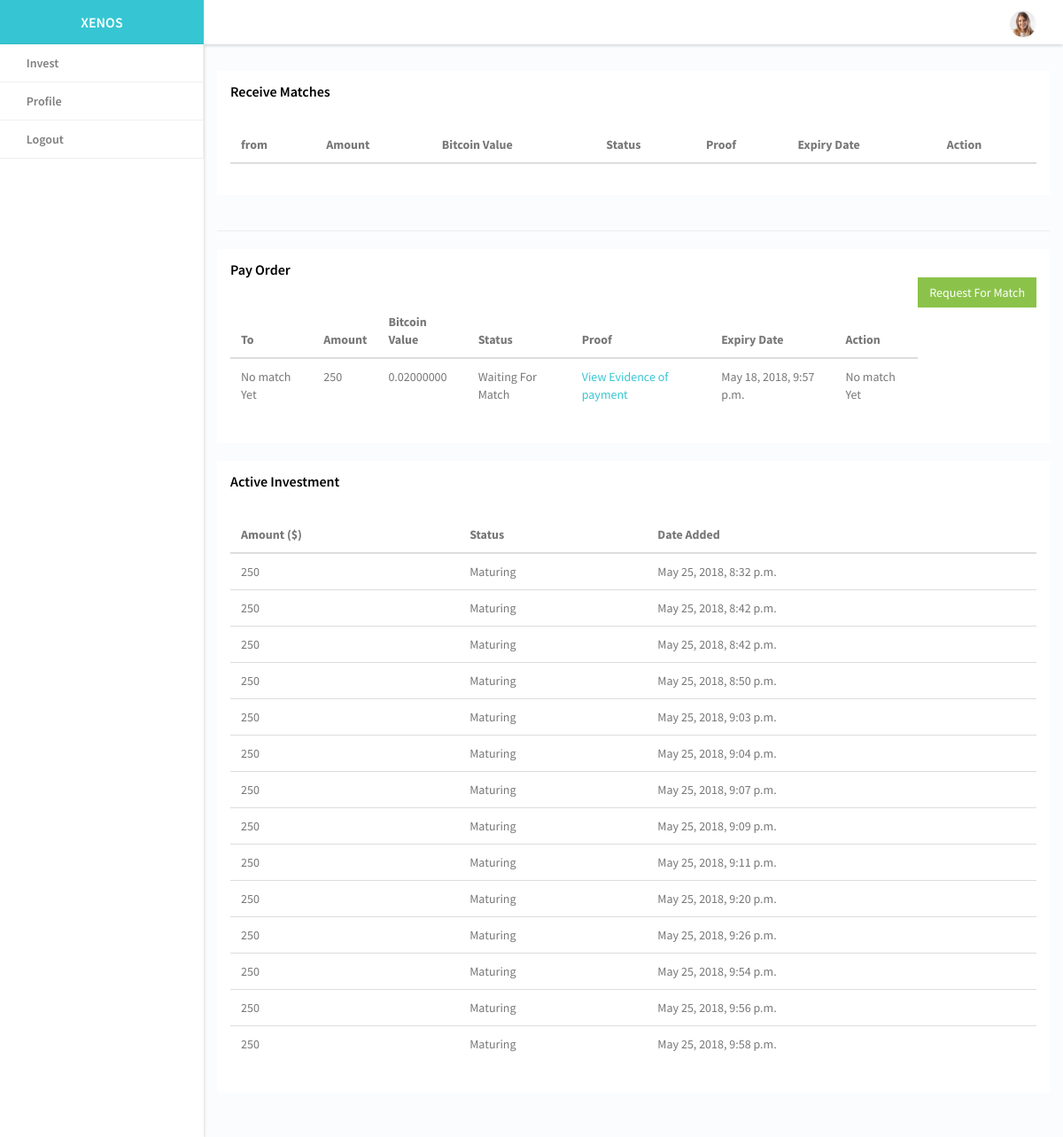
The app's page /office/ (signed in) with its own data.
### dashboard/models.py (models this page shows, shortened)
class Match(models.Model):
    payer=models.ForeignKey(User, on_delete=models.CASCADE, null=True, related_name='payer', blank=True)
    investment=models.ForeignKey(Investment, on_delete=models.CASCADE, related_name='investment', null=True, blank=True)
    plan=models.ForeignKey(Plan, on_delete=models.CASCADE, null=True, blank=True)
    receiver=models.ForeignKey(User, on_delete=models.CASCADE, null=True, related_name='receiver', blank=True)
    bitcoin_value=models.DecimalField(decimal_places=8,max_digits=70, null=True, blank=True)
    status=models.CharField(max_length=200,default='Waiting For Match', choices=(('Expired','Expired'),
                                                     ('Completed' , 'Completed'),
                                                     ('Waiting For Match','Waiting For Match'),
                                                     ('Waiting For Payment','Waiting For Payment')))
    time_matched=models.DateTimeField(null=True, blank=True)
    time_completed=models.DateTimeField(null=True, blank=True)
    expiry_date=models.DateTimeField(default=timezone.now(), null=True, blank=True)
    grace=models.BooleanField(default=True)
    created_date=models.DateTimeField(null=True, auto_now_add=True, blank=True)
    pay=models.ForeignKey(Payment, on_delete=models.CASCADE, null=True, blank=True)

class Plan(models.Model):
    name=models.CharField(max_length=200)
    amount=models.IntegerField(default=250)
    day_length=models.IntegerField()

class Investment(models.Model):
    day_started=models.DateTimeField(auto_now_add=True)
    plan=models.ForeignKey(Plan, on_delete=models.CASCADE)
    owner=models.ForeignKey(User, null=True, on_delete=models.CASCADE)
    maturity_date=models.DateTimeField(null=True)
    status=models.CharField(max_length=200, default='Maturing')
    completed_date=models.DateTimeField(null=True)

### dashboard/views.py (the view)
# urls.py: path('', views.MatchView.as_view(), name='match'),
class MatchView(LoginRequiredMixin, View):
    template_name='remiel_admin/match.html'
    def get(self, request, *args, **kwargs):
       active_receive_matches=Match.objects.filter(receiver=request.user).exclude(status='Completed')
       old_receive_matches=Match.objects.filter(receiver=request.user).filter(status='Completed')[:10]
       active_pay_matches=Match.objects.filter(payer=request.user).exclude(status='Completed')
       old_pay_matches=Match.objects.filter(payer=request.user).filter(status='Completed')[:10]
       active_inv=Investment.objects.exclude(status='Complete').filter(owner=request.user)
       context={'arm':active_receive_matches, 'orm':old_receive_matches,
                'apm':active_pay_matches,'opm':old_pay_matches,
                'ainv':active_inv
                }
       return render(request, self.template_name, context)

### dashboard/templates/remiel_admin/match.html (shortened to what this page needs)
{% extends 'remiel_admin/base.html' %}
{% block content %}
                    <div class="container">
                            <div class="row">
                                <div class="col-md-12">
                                     <div class="panel">
                                    <header class="panel-heading">
                                        <h2 class="panel-title">Receive Matches</h2>
                                    </header>
                                    <div class="panel-body">
                                      <div class="table-responsive">
                                <table class="table table-hover">
                                    <thead>
                                        <tr>
                                            <th>from</th>
                                            <th>Amount</th>
                                            <th>Bitcoin Value</th>
                                            <th>Status</th>
                                            <th>Proof</th>
                                            <th>Expiry Date</th>
                                            <th>Action</th>
                                        </tr>
                                    </thead>
                                   </table>
                                </div>
                            </div>
                        </div>
                    </div>
                </div>
                 <hr>
                  <div class="row">
                                <div class="col-md-12">
                                     <div class="panel">
                                    <header class="panel-heading">
                                        <h2 class="panel-title">Pay Order</h2>
                                        <a href="{% url 'dash:request_match'%}" class="btn btn-success pull-right">Request For Match </a>
                                    </header>
                                    <div class="panel-body">
                                      <div class="table-responsive">
                                <table class="table table-hover">
                                    <thead>
                                        <tr>
                                            <th>To</th>
                                            <th>Amount</th>
                                            <th>Bitcoin Value</th>
                                            <th>Status</th>
                                            <th>Proof</th>
                                            <th>Expiry Date</th>
                                            <th>Action</th>
                                        </tr>
                                    </thead>
                                    <tbody>
                                        {% for match in apm %}
											<tr>
                                             {% if match.status == 'Waiting For Match' %}<td>No match Yet</td>{% else %}  <td><a data-url="{% url 'dash:ajax_user' match.receiver.pk%}" class="js_modal" href="#">{{match.receiver.username}}</a></td>{% endif %}
											  <td>{{match.plan.amount}}</td>
											  <td>{{match.bitcoin_value|floatformat:8}}</td>
											  <td>{{match.status}}</td>
                                                <td ><a href="#" data-url="{% url 'dash:ajax_evidence'%}?match_id={{match.pk}}"  class="js_modal" match_id="{{match.id}}">View Evidence of payment</a></td>
											  <td>{{match.expiry_date}}</td>
                                               {% if match.status == 'Waiting For Match' %}<td>No match Yet</td>{% else %}  <td><a  class=" btn btn-primary"  href="{% url 'dash:upload_evidence' match.pk %}">Upload Evident</a>{% endif %}
                                            </tr>
											{% endfor %}
                                    </tbody>
                                   </table>
                                </div>
                            </div>
                        </div>
                    </div>
                </div>
                <div class="row">
                                <div class="col-md-12">
                                     <div class="panel">
                                    <header class="panel-heading">
                                        <h2 class="panel-title">Active Investment</h2>
                                    </header>
                                    <div class="panel-body">
                                      <div class="table-responsive">
                                <table class="table table-hover">
                                    <thead>
                                        <tr>
                                            <th>Amount ($)</th>
                                            <th>Status</th>
                                            <th>Date Added</th>
                                        </tr>
                                    </thead>
                                    <tbody>
                                        {% for inv in ainv %}
											<tr>
                                              <td>{{inv.plan.amount}}</td>
											  <td>{{inv.status}}</td>
                                              <td>{{inv.maturity_date}}</td>
                                            </tr>
											{% endfor %}
                                    </tbody>
                                   </table>
                                </div>
                            </div>
                        </div>
                    </div>
                </div>
                        </div>
	    </div>
	    </div>
                    {% endblock %}

### dashboard/templates/remiel_admin/base.html (shortened to what this page needs)
{% load static %}
<!DOCTYPE html>
<html lang="en">
<head>
        <link href="{% static 'assets/plugins/bootstrap/css/bootstrap.min.css' %} " rel="stylesheet">
        <link href="{% static 'assets/plugins/hoe-nav/hoe.css' %}" rel="stylesheet ">
        <link href="{% static 'assets/plugins/ionicons/css/ionicons.min.css' %}" rel="stylesheet">
        <link href="{% static 'assets/plugins/font-awesome/css/font-awesome.min.css' %}" rel="stylesheet">
        <link href="{% static 'assets/css/style.css'%} " rel="stylesheet">
        <link href="{% static 'assets/plugins/dropzone/dropzone.css' %} " rel="stylesheet">
    </head>
    <body hoe-navigation-type="vertical" hoe-nav-placement="left" theme-layout="wide-layout">
        <div id="hoeapp-wrapper" class="hoe-hide-lpanel" hoe-device-type="desktop">
            <header id="hoe-header" hoe-lpanel-effect="shrink">
                <div class="hoe-left-header">
                    <a href="/"> X<span>ENOS</span></a>
                </div>
                <div class="hoe-right-header" hoe-position-type="relative">
                    <ul class="right-navbar navbar-right">
                        <li class="dropdown">
                            <a href="#" data-toggle="dropdown" class="dropdown-toggle"><img src="assets/images/avtar.png" alt="" width="30" class="img-circle"> {{request.user.first_name}}</a>
                        </li>
                    </ul>
                </div>
            </header>
            <div id="hoeapp-container" hoe-color-type="lpanel-bg7" hoe-lpanel-effect="shrink">
                <aside id="hoe-left-panel" hoe-position-type="absolute">
                    <ul class="nav panel-list">
                        <li>
                            <a href="/office/">
                                <i class="fa fa-home"></i>
                                <span class="menu-text">Invest</span>
                            </a>
                        </li>
                        <li>
                            <a href="/office/profile">
                                <i class="fa fa-user"></i>
                                <span class="menu-text">Profile</span>
                            </a>
                        </li>
                         <li>
                            <a href="/account/logout/">
                                <i class="fa fa-key"></i>
                                <span class="menu-text">Logout</span>
                            </a>
                        </li>
                    </ul>
                </aside>
                <section id="main-content">
                    <div class="space-30"></div>
                    {% block content %}{% endblock %}
                    <div class="footer">
                        <div class="row">
                            <div class="col-sm-12">
                                <span>&copy; Copyright 2016. Assan</span>
                            </div>
                        </div>
                    </div>
    </body>
</html>

### acc/static/assets/css/style.css (style rules this page uses)
body, #hoeapp-wrapper { font-family: "Source Sans Pro", sans-serif; font-weight: 400; font-size: 14px; line-height: 26px; -webkit-text-size-adjust: 100%; -moz-osx-font-smoothing: grayscale; -webkit-font-smoothing: antialiased; color: #777; background-color: #fbfcfd; }
a { color: #36c6d3; }
a, button { -moz-transition: all 0.3s; -o-transition: all 0.3s; -webkit-transition: all 0.3s; transition: all 0.3s; text-decoration: none; }
a, a:hover, a:focus, button:hover, button:focus { outline: 0 !important; text-decoration: none; }
h1, h2, h3, h4, h5, h6 { letter-spacing: 0px; margin-top: 0px; color: #333; font-weight: 700; }
h2 { font-size: 28px; }
.space-30 { width: 100%; height: 30px; }
#main-content { padding-bottom: 30px; }
#main-content .container { width: 100%; padding-bottom: 0px; }
.btn { font-size: 14px; text-transform: capitalize; font-weight: 400; -webkit-border-radius: 0px; -moz-border-radius: 0px; -ms-border-radius: 0px; border-radius: 0px; border: 1px solid; }
.btn-success { background-color: #8BC34A; border-color: #8BC34A; color: #fff; }
.hoe-right-header ul > li { margin-right: 15px; }
.hoe-right-header ul > li img { margin-right: 5px; }
.hoe-right-header ul > li > a { color: #999; line-height: 50px; display: block; padding: 0px 10px; }
.hoe-right-header .right-navbar { margin-right: 0px; padding-right: 0px !important; }
.hoe-right-header .right-navbar > li { vertical-align: middle; }
#hoeapp-wrapper { font-family: "Source Sans Pro", sans-serif; }
#hoe-left-panel .panel-list > li > a, #hoe-left-panel .panel-list ul.hoe-sub-menu li > a { padding: 8px 10px; }
.hoe-left-header { background-color: #36c6d3; }
#hoe-left-panel .panel-list > li > a { text-transform: capitalize; font-weight: 600; font-size: 14px; }
.panel { -webkit-border-radius: 0px; -moz-border-radius: 0px; -ms-border-radius: 0px; border-radius: 0px; -webkit-box-shadow: none; -moz-box-shadow: none; -ms-box-shadow: none; box-shadow: none; border: 0; }
.panel .panel-heading { -webkit-border-radius: 0px; -moz-border-radius: 0px; -ms-border-radius: 0px; border-radius: 0px; border-bottom: 0px; padding: 15px; position: relative; }
.panel .panel-heading .panel-title { font-weight: 600; margin-bottom: 0px; text-transform: capitalize; color: #000; }
.form-control, .form-control:focus, .input-error .form-control:focus, .input-success .form-control:focus, .input-warning .form-control:focus, .navbar-collapse, .navbar-form, .navbar-form-custom .form-control:focus, .navbar-form-custom .form-control:hover, .open .btn.dropdown-toggle, .panel, .popover, .progress, .progress-bar { -webkit-box-shadow: none; -moz-box-shadow: none; -ms-box-shadow: none; box-shadow: none; }
.table > tbody > tr > td, .table > tbody > tr > th, .table > tfoot > tr > td, .table > tfoot > tr > th, .table > thead > tr > td, .table > thead > tr > th { padding: 10px 12px; }
.footer { height: 35px; bottom: 0px; left: 0; line-height: 35px; position: absolute; padding: 0px 15px; width: 100%; }

### records on screen
Match: shows "No match Yet", plan.amount "250", bitcoin_value "0.02000000", status "Waiting For Match", expiry_date "May 18, 2018, 9:57 p.m."
Investment: plan.amount "250", status "Maturing", maturity_date "May 25, 2018, 8:32 p.m."
Investment: plan.amount "250", status "Maturing", maturity_date "May 25, 2018, 8:42 p.m."
Investment: plan.amount "250", status "Maturing", maturity_date "May 25, 2018, 8:42 p.m."
Investment: plan.amount "250", status "Maturing", maturity_date "May 25, 2018, 8:50 p.m."
Investment: plan.amount "250", status "Maturing", maturity_date "May 25, 2018, 9:03 p.m."
Investment: plan.amount "250", status "Maturing", maturity_date "May 25, 2018, 9:04 p.m."
Investment: plan.amount "250", status "Maturing", maturity_date "May 25, 2018, 9:07 p.m."
Investment: plan.amount "250", status "Maturing", maturity_date "May 25, 2018, 9:09 p.m."
Investment: plan.amount "250", status "Maturing", maturity_date "May 25, 2018, 9:11 p.m."
Investment: plan.amount "250", status "Maturing", maturity_date "May 25, 2018, 9:20 p.m."
Investment: plan.amount "250", status "Maturing", maturity_date "May 25, 2018, 9:26 p.m."
Investment: plan.amount "250", status "Maturing", maturity_date "May 25, 2018, 9:54 p.m."
Investment: plan.amount "250", status "Maturing", maturity_date "May 25, 2018, 9:56 p.m."
Investment: plan.amount "250", status "Maturing", maturity_date "May 25, 2018, 9:58 p.m."
